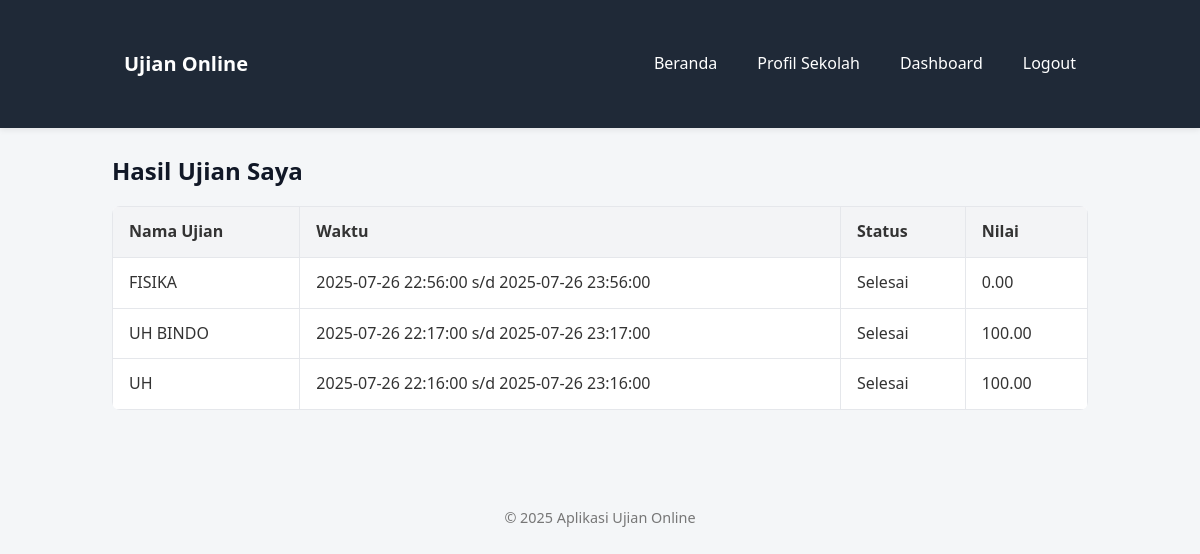
The page /siswa/hasil.php (signed in) on the database its author committed.
### tables this page shows
CREATE TABLE `ujian_peserta` (
  `id` int(11) NOT NULL,
  `ujian_id` int(11) NOT NULL,
  `user_id` int(11) NOT NULL,
  `mulai_at` datetime DEFAULT NULL,
  `selesai_at` datetime DEFAULT NULL,
  `nilai` decimal(5,2) DEFAULT NULL,
  `status` enum('belum','sedang','selesai') DEFAULT 'belum',
  `created_at` timestamp NOT NULL DEFAULT current_timestamp()
);

CREATE TABLE `ujian` (
  `id` int(11) NOT NULL,
  `nama` varchar(150) NOT NULL,
  `mapel_id` int(11) DEFAULT NULL,
  `mulai_at` datetime NOT NULL,
  `selesai_at` datetime NOT NULL,
  `durasi_menit` int(11) NOT NULL,
  `acak_soal` tinyint(1) DEFAULT 1,
  `tampil_nilai` tinyint(1) DEFAULT 1,
  `created_by` int(11) NOT NULL,
  `created_at` timestamp NOT NULL DEFAULT current_timestamp()
);

### includes/functions.php (called while the page is built, shortened)
<?php
function h($str) {
    return htmlspecialchars($str, ENT_QUOTES, 'UTF-8');
}

### siswa/hasil.php (the view, shortened to what this page needs)
<?php
require_once __DIR__ . '/../config/db.php';
require_once __DIR__ . '/../includes/functions.php';
include __DIR__ . '/../includes/header.php';
include __DIR__ . '/../includes/navbar.php';
$stmt = $pdo->prepare('
    SELECT u.nama, up.nilai, up.status, u.mulai_at, u.selesai_at
    FROM ujian_peserta up
    JOIN ujian u ON u.id = up.ujian_id
    WHERE up.user_id = ?
    ORDER BY u.mulai_at DESC
');
$stmt->execute([$user['id']]);
$hasil = $stmt->fetchAll();
?>
<div class="container">
    <h2>Hasil Ujian Saya</h2>
    <table class="table">
        <thead>
            <tr>
                <th>Nama Ujian</th>
                <th>Waktu</th>
                <th>Status</th>
                <th>Nilai</th>
            </tr>
        </thead>
        <tbody>
            <?php foreach($hasil as $h): ?>
            <tr>
                <td><?= h($h['nama']) ?></td>
                <td><?= h($h['mulai_at']) ?> s/d <?= h($h['selesai_at']) ?></td>
                <td><?= h(ucfirst($h['status'])) ?></td>
                <td><?= is_numeric($h['nilai']) ? $h['nilai'] : '-' ?></td>
            </tr>
            <?php endforeach; ?>
        </tbody>
    </table>
</div>
<?php include __DIR__ . '/../includes/footer.php'; ?>

### assets/css/style.css (style rules this page uses)
* { box-sizing: border-box; margin: 0; padding: 0; }
body { font-family: 'Segoe UI', system-ui, sans-serif; background-color: #f4f6f8; color: #333; line-height: 1.6; min-height: 100vh; }
.container { max-width: 1024px; margin: 0 auto; padding: 1.5rem; }
h1, h2, h3 { margin-bottom: 1rem; color: #111827; }
h2 { font-size: 1.5rem; }
.table { width: 100%; border-collapse: collapse; background: #fff; border-radius: 8px; overflow: hidden; margin-bottom: 2rem; }
.table th, .table td { padding: 0.75rem 1rem; border: 1px solid #e5e7eb; text-align: left; }
.table th { background: #f3f4f6; font-weight: 600; }

### rows shown on the page
ujian_peserta: ujian.nama "FISIKA", ujian.mulai_at "2025-07-26 22:56:00", ujian.selesai_at "2025-07-26 23:56:00", status "Selesai", nilai "0.00"
ujian_peserta: ujian.nama "UH BINDO", ujian.mulai_at "2025-07-26 22:17:00", ujian.selesai_at "2025-07-26 23:17:00", status "Selesai", nilai "100.00"
ujian_peserta: ujian.nama "UH", ujian.mulai_at "2025-07-26 22:16:00", ujian.selesai_at "2025-07-26 23:16:00", status "Selesai", nilai "100.00"
